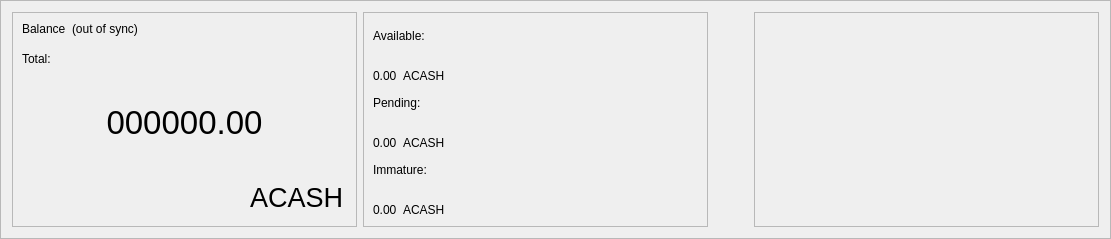
      <widget class="QFrame" name="frame_blue">
       <property name="enabled">
        <bool>true</bool>
       </property>
       <property name="sizePolicy">
        <sizepolicy hsizetype="Preferred" vsizetype="Preferred">
         <horstretch>0</horstretch>
         <verstretch>0</verstretch>
        </sizepolicy>
       </property>
       <property name="minimumSize">
        <size>
         <width>1065</width>
         <height>220</height>
        </size>
       </property>
       <property name="maximumSize">
        <size>
         <width>16777215</width>
         <height>16777215</height>
        </size>
       </property>
       <property name="sizeIncrement">
        <size>
         <width>0</width>
         <height>0</height>
        </size>
       </property>
       <property name="baseSize">
        <size>
         <width>0</width>
         <height>500</height>
        </size>
       </property>
       <property name="frameShape">
        <enum>QFrame::StyledPanel</enum>
       </property>
       <property name="frameShadow">
        <enum>QFrame::Raised</enum>
       </property>
       <layout class="QHBoxLayout" name="horizontalLayout">
        <item>
         <widget class="QFrame" name="frame_blue_1">
          <property name="minimumSize">
           <size>
            <width>345</width>
            <height>200</height>
           </size>
          </property>
          <property name="maximumSize">
           <size>
            <width>16777215</width>
            <height>16777215</height>
           </size>
          </property>
          <property name="frameShape">
           <enum>QFrame::StyledPanel</enum>
          </property>
          <property name="frameShadow">
           <enum>QFrame::Raised</enum>
          </property>
          <layout class="QHBoxLayout" name="horizontalLayout_2">
           <item>
            <layout class="QVBoxLayout" name="verticalLayout">
             <item>
              <layout class="QHBoxLayout" name="horizontalLayout_3">
               <property name="spacing">
                <number>6</number>
               </property>
               <property name="sizeConstraint">
                <enum>QLayout::SetFixedSize</enum>
               </property>
               <item>
                <widget class="QLabel" name="label_5">
                 <property name="minimumSize">
                  <size>
                   <width>0</width>
                   <height>24</height>
                  </size>
                 </property>
                 <property name="maximumSize">
                  <size>
                   <width>16777215</width>
                   <height>24</height>
                  </size>
                 </property>
                 <property name="text">
                  <string>Balance</string>
                 </property>
                 <property name="alignment">
                  <set>Qt::AlignLeading|Qt::AlignLeft|Qt::AlignTop</set>
                 </property>
                </widget>
               </item>
               <item>
                <widget class="QLabel" name="labelWalletStatus">
                 <property name="minimumSize">
                  <size>
                   <width>0</width>
                   <height>24</height>
                  </size>
                 </property>
                 <property name="maximumSize">
                  <size>
                   <width>16777215</width>
                   <height>24</height>
                  </size>
                 </property>
                 <property name="text">
                  <string>(out of sync)</string>
                 </property>
                 <property name="alignment">
                  <set>Qt::AlignLeading|Qt::AlignLeft|Qt::AlignTop</set>
                 </property>
                </widget>
               </item>
               <item>
                <spacer name="horizontalSpacer">
                 <property name="orientation">
                  <enum>Qt::Horizontal</enum>
                 </property>
                 <property name="sizeHint" stdset="0">
                  <size>
                   <width>40</width>
                   <height>20</height>
                  </size>
                 </property>
                </spacer>
               </item>
              </layout>
             </item>
             <item>
              <widget class="QLabel" name="labelTotalText">
               <property name="maximumSize">
                <size>
                 <width>16777215</width>
                 <height>15</height>
                </size>
               </property>
               <property name="text">
                <string>Total:</string>
               </property>
              </widget>
             </item>
             <item>
              <widget class="QLabel" name="labelTotal">
               <property name="sizePolicy">
                <sizepolicy hsizetype="Preferred" vsizetype="Preferred">
                 <horstretch>0</horstretch>
                 <verstretch>0</verstretch>
                </sizepolicy>
               </property>
               <property name="minimumSize">
                <size>
                 <width>0</width>
                 <height>100</height>
                </size>
               </property>
               <property name="maximumSize">
                <size>
                 <width>16777215</width>
                 <height>100</height>
                </size>
               </property>
               <property name="font">
                <font>
                 <pointsize>25</pointsize>
                 <weight>50</weight>
                 <bold>false</bold>
                </font>
               </property>
               <property name="mouseTracking">
                <bool>false</bool>
               </property>
               <property name="text">
                <string>000000.00</string>
               </property>
               <property name="alignment">
                <set>Qt::AlignCenter</set>
               </property>
              </widget>
             </item>
             <item>
              <layout class="QHBoxLayout" name="horizontalLayout_11">
               <item>
                <spacer name="horizontalSpacer_8">
                 <property name="orientation">
                  <enum>Qt::Horizontal</enum>
                 </property>
                 <property name="sizeHint" stdset="0">
                  <size>
                   <width>40</width>
                   <height>20</height>
                  </size>
                 </property>
                </spacer>
               </item>
               <item>
                <widget class="QPushButton" name="blabel_ACASH">
                 <property name="font">
                  <font>
                   <pointsize>20</pointsize>
                   <italic>false</italic>
                   <kerning>true</kerning>
                  </font>
                 </property>
                 <property name="cursor">
                  <cursorShape>PointingHandCursor</cursorShape>
                 </property>
                 <property name="text">
                  <string>ACASH</string>
                 </property>
                 <property name="flat">
                  <bool>true</bool>
                 </property>
                </widget>
               </item>
              </layout>
             </item>
            </layout>
           </item>
          </layout>
         </widget>
        </item>
        <item>
         <widget class="QFrame" name="frame_blue_2">
          <property name="minimumSize">
           <size>
            <width>345</width>
            <height>200</height>
           </size>
          </property>
          <property name="maximumSize">
           <size>
            <width>16777215</width>
            <height>16777215</height>
           </size>
          </property>
          <property name="frameShape">
           <enum>QFrame::StyledPanel</enum>
          </property>
          <property name="frameShadow">
           <enum>QFrame::Raised</enum>
          </property>
          <layout class="QVBoxLayout" name="verticalLayout_3">
           <item>
            <layout class="QVBoxLayout" name="verticalLayout_2">
             <item>
              <widget class="QLabel" name="labelBalanceText">
               <property name="text">
                <string>Available:</string>
               </property>
              </widget>
             </item>
             <item>
              <layout class="QHBoxLayout" name="horizontalLayout_4">
               <item>
                <widget class="QLabel" name="labelBalance">
                 <property name="text">
                  <string>0.00</string>
                 </property>
                 <property name="alignment">
                  <set>Qt::AlignBottom|Qt::AlignLeading|Qt::AlignLeft</set>
                 </property>
                </widget>
               </item>
               <item>
                <widget class="QLabel" name="label_ACASH2">
                 <property name="text">
                  <string>ACASH</string>
                 </property>
                 <property name="alignment">
                  <set>Qt::AlignBottom|Qt::AlignLeading|Qt::AlignLeft</set>
                 </property>
                </widget>
               </item>
               <item>
                <spacer name="horizontalSpacer_3">
                 <property name="orientation">
                  <enum>Qt::Horizontal</enum>
                 </property>
                 <property name="sizeHint" stdset="0">
                  <size>
                   <width>40</width>
                   <height>20</height>
                  </size>
                 </property>
                </spacer>
               </item>
              </layout>
             </item>
             <item>
              <widget class="QLabel" name="labelPendingText">
               <property name="text">
                <string>Pending:</string>
               </property>
              </widget>
             </item>
             <item>
              <layout class="QHBoxLayout" name="horizontalLayout_5">
               <item>
                <widget class="QLabel" name="labelUnconfirmed">
                 <property name="text">
                  <string>0.00</string>
                 </property>
                 <property name="alignment">
                  <set>Qt::AlignBottom|Qt::AlignLeading|Qt::AlignLeft</set>
                 </property>
                </widget>
               </item>
               <item>
                <widget class="QLabel" name="label_ACASH3">
                 <property name="text">
                  <string>ACASH</string>
                 </property>
                 <property name="alignment">
                  <set>Qt::AlignBottom|Qt::AlignLeading|Qt::AlignLeft</set>
                 </property>
                </widget>
               </item>
               <item>
                <spacer name="horizontalSpacer_4">
                 <property name="orientation">
                  <enum>Qt::Horizontal</enum>
                 </property>
                 <property name="sizeHint" stdset="0">
                  <size>
                   <width>40</width>
                   <height>20</height>
                  </size>
                 </property>
                </spacer>
               </item>
              </layout>
             </item>
             <item>
              <widget class="QLabel" name="labelImmatureText">
               <property name="text">
                <string>Immature:</string>
               </property>
              </widget>
             </item>
             <item>
              <layout class="QHBoxLayout" name="horizontalLayout_6">
               <item>
                <widget class="QLabel" name="labelImmature">
                 <property name="text">
                  <string>0.00</string>
                 </property>
                 <property name="alignment">
                  <set>Qt::AlignBottom|Qt::AlignLeading|Qt::AlignLeft</set>
                 </property>
                </widget>
               </item>
               <item>
                <widget class="QLabel" name="label_ACASH4">
                 <property name="text">
                  <string>ACASH</string>
                 </property>
                 <property name="alignment">
                  <set>Qt::AlignBottom|Qt::AlignLeading|Qt::AlignLeft</set>
                 </property>
                </widget>
               </item>
               <item>
                <spacer name="horizontalSpacer_5">
                 <property name="orientation">
                  <enum>Qt::Horizontal</enum>
                 </property>
                 <property name="sizeHint" stdset="0">
                  <size>
                   <width>40</width>
                   <height>20</height>
                  </size>
                 </property>
                </spacer>
               </item>
              </layout>
             </item>
            </layout>
           </item>
          </layout>
         </widget>
        </item>
        <item>
         <spacer name="horizontalSpacer_9">
          <property name="orientation">
           <enum>Qt::Horizontal</enum>
          </property>
          <property name="sizeHint" stdset="0">
           <size>
            <width>40</width>
            <height>20</height>
           </size>
          </property>
         </spacer>
        </item>
        <item>
         <widget class="QFrame" name="frame_blue_3">
          <property name="minimumSize">
           <size>
            <width>345</width>
            <height>200</height>
           </size>
          </property>
          <property name="maximumSize">
           <size>
            <width>16777215</width>
            <height>16777215</height>
           </size>
          </property>
          <property name="frameShape">
           <enum>QFrame::StyledPanel</enum>
          </property>
          <property name="frameShadow">
           <enum>QFrame::Raised</enum>
          </property>
          <layout class="QVBoxLayout" name="verticalLayout_5">
           <item>
            <layout class="QVBoxLayout" name="verticalLayout_4"/>
           </item>
          </layout>
         </widget>
        </item>
       </layout>
      </widget>
